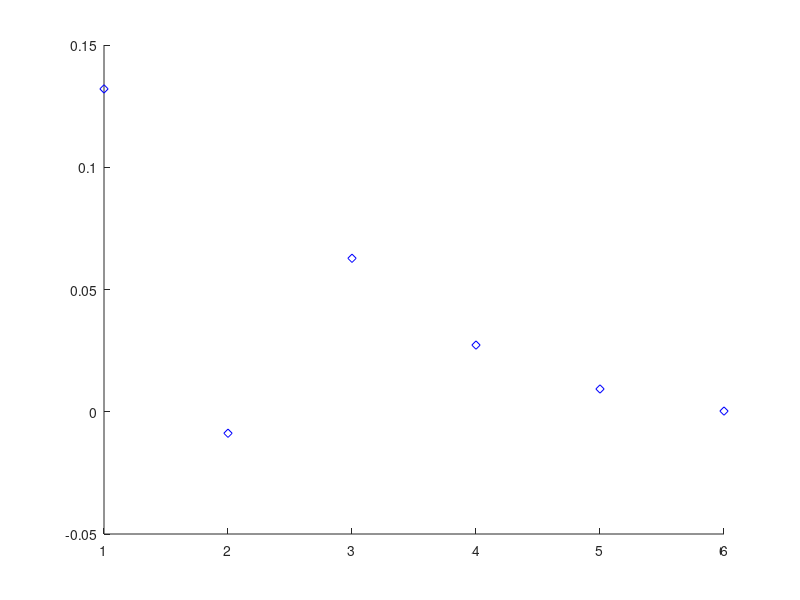

This chart was generated by the following MATLAB code:
% Bai 4
% a) Khi chạy chương trình trên (với đầy đủ input) thì trên COMMAND WINDƠN
% sẽ xuất hiện gì?
% Trả lời: Sẽ xuất hiện nghiệm xấp xỉ của phương trình và giá trị của f tại
% nghiệm đó

% b) Hình vẽ có trục x thể hiện điều gì và trục Oy thể hiện điều gì?
% Trả lời: Trục x thể hiện số lần thực hiện khi tìm kiếm nghiệm của phương
% trình, trục Oy thể hiện giá trị của nghiệm trung gian 

% c) chọn màu cyan c, và hình diamond d để vẽ mỗi điểm nghiệm

%d) 
f=@(x) x+sin(x)-2;
a=1; b=1.4; Df=10^-3;
figure;
hold on

k=1;
while 1
    c=(a+b)/2;
    fc=f(c);
    plot(k,fc,'bd');
    rEc= abs((a-c)/a);
    if abs(fc) < Df
        disp([k a b c fc 1 rEc]);
        break;
    else
        disp([k a b c fc 0 rEc]);
    end
    if f(a) * f(c) >0
        a=c;
    else b=c;
    end
    k=k+1;
end
    
